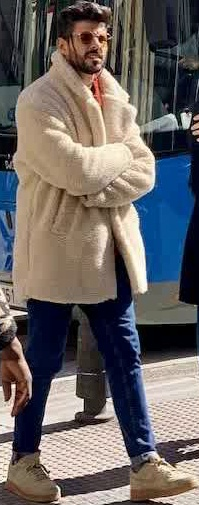
#> input picture data/eval_workers/EMP-01/eval_0.jpg, 199 x 505 px
$ python -i quality_checker.py   (imports and definitions only)   (older library calls are emulated)
#> lines starting #> are read from the running program, lines starting #| are printed output that depends on the picture
"""
Image Quality & Presentation-Attack (Anti-Spoofing) Verification Module
Performs real-time biometric and image quality diagnostics on worker registration photos
and live camera crops:
- Blur / Sharpness check (Laplacian variance)
- Illumination & Glare check (Histogram brightness and contrast)
- Resolution & Aspect ratio check
- Presentation-attack / Screen display detection (Moiré pattern & high-frequency analysis)
"""

from dataclasses import dataclass
from typing import Dict, List, Optional, Tuple
import cv2
import numpy as np


@dataclass
class QualityCheckResult:
    is_valid: bool
    issues: List[str]
    metrics: Dict[str, float]
    presentation_attack_detected: bool = False
    warning: Optional[str] = None


class WorkerImageQualityChecker:
    """
    Evaluates uploaded worker portraits and webcam crops against industrial biometric quality standards.
    """

    def __init__(
        self,
        min_blur_score: float = 65.0,
        min_brightness: float = 40.0,
        max_brightness: float = 230.0,
        min_contrast: float = 25.0,
        min_dimension: int = 80,
    ):
#> further down, picture is the input picture: shape (505, 199, 3); mean B, G, R 98.7, 100.2, 106.1
        self.min_blur_score = min_blur_score
        self.min_brightness = min_brightness
        self.max_brightness = max_brightness
        self.min_contrast = min_contrast
        self.min_dimension = min_dimension

    def evaluate_image(self, image: np.ndarray, is_registration: bool = True) -> QualityCheckResult:
        """
        Runs comprehensive image quality and anti-spoofing diagnostics.
        """
#> called with is_registration = True
        issues: List[str] = []
        metrics: Dict[str, float] = {}

        if image is None or image.size == 0:
            return QualityCheckResult(
                is_valid=False,
                issues=["Invalid or corrupt image file."],
                metrics={"blur_score": 0.0, "brightness": 0.0, "contrast": 0.0},
            )

        h, w = image.shape[:2]
#> h = 505; w = 199
        metrics["width"] = float(w)
        metrics["height"] = float(h)

        # 1. Dimension Check
        min_dim = self.min_dimension if is_registration else 40
        if w < min_dim or h < min_dim:
            issues.append(f"Image resolution too low ({w}x{h} px). Minimum required is {min_dim}x{min_dim} px.")

        # Convert to grayscale for frequency and illumination analysis
        if len(image.shape) == 3:
            gray = cv2.cvtColor(image, cv2.COLOR_BGR2GRAY)
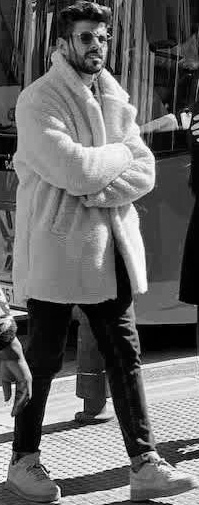
#> gray: shape (505, 199); min 0, max 254, mean 101.8
        else:
            gray = image.copy()

        # 2. Blur / Sharpness Check (Laplacian Variance)
        laplacian_var = float(cv2.Laplacian(gray, cv2.CV_64F).var())
#> laplacian_var = 2235.9
        metrics["blur_score"] = round(laplacian_var, 1)

        blur_threshold = self.min_blur_score if is_registration else 25.0
        if laplacian_var < blur_threshold:
            issues.append(f"Image is too blurry (sharpness score: {laplacian_var:.1f}, min: {blur_threshold}). Please hold still or upload a sharper photo.")

        # 3. Illumination / Brightness Check
        mean_brightness = float(np.mean(gray))
#> mean_brightness = 101.8
        metrics["brightness"] = round(mean_brightness, 1)

        if mean_brightness < self.min_brightness:
            issues.append(f"Image lighting is too dark (brightness: {mean_brightness:.1f}, min: {self.min_brightness}). Ensure adequate light.")
        elif mean_brightness > self.max_brightness:
            issues.append(f"Image is overexposed with excessive glare (brightness: {mean_brightness:.1f}, max: {self.max_brightness}). Avoid harsh background light.")

        # 4. Contrast Check
        std_contrast = float(np.std(gray))
#> std_contrast = 71.61
        metrics["contrast"] = round(std_contrast, 1)
        if std_contrast < self.min_contrast:
            issues.append(f"Image has insufficient contrast (contrast: {std_contrast:.1f}). Subject details are washed out.")

        # 5. Presentation-Attack / Screen Detection (Anti-Spoofing)
        spoof_detected, spoof_score = self.detect_presentation_attack(image)
        metrics["spoof_score"] = round(spoof_score, 3)

        warning = None
        if spoof_detected:
            warning = "Possible presentation attack detected (screen reflection / moiré pattern). Live face recommended."
            if is_registration:
                # Flag but evaluate with other factors
                metrics["screen_pattern_risk"] = 1.0

        is_valid = len(issues) == 0

        return QualityCheckResult(
            is_valid=is_valid,
            issues=issues,
            metrics=metrics,
            presentation_attack_detected=spoof_detected,
            warning=warning,
        )

    def detect_presentation_attack(self, image: np.ndarray) -> Tuple[bool, float]:
        """
        Analyzes high-frequency periodicity (screen moiré patterns) and chromatic specular highlights
        characteristic of photographing a phone/monitor screen.
        """
        try:
            if image.shape[0] < 40 or image.shape[1] < 40:
                return False, 0.0

            gray = cv2.cvtColor(image, cv2.COLOR_BGR2GRAY) if len(image.shape) == 3 else image
            resized = cv2.resize(gray, (128, 128))
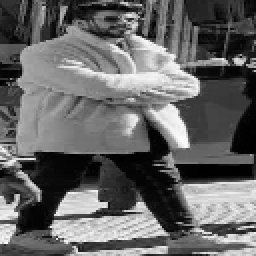
#> resized: shape (128, 128) (shown 2 times larger); min 0, max 253, mean 101.7

            # 2D Fast Fourier Transform to inspect periodic grid lines from electronic display matrices
            f = np.fft.fft2(resized)
            fshift = np.fft.fftshift(f)
            magnitude_spectrum = 20 * np.log(np.abs(fshift) + 1e-6)
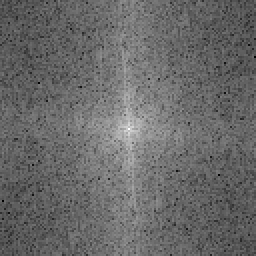
#> magnitude_spectrum: shape (128, 128) float64 (shown 2 times larger); min 56.34, max 286.5, mean 151.7; drawn with min black and max white

            # Analyze high-frequency energy ratio outside central DC component
            center = 64
            radius = 24
            y, x = np.ogrid[:128, :128]
            mask = (x - center) ** 2 + (y - center) ** 2 > radius ** 2
            high_freq_energy = np.mean(magnitude_spectrum[mask])
#> high_freq_energy = 148
            total_energy = np.mean(magnitude_spectrum)
#> total_energy = 151.7

            ratio = high_freq_energy / (total_energy + 1e-6)
#> ratio = 0.976

            # Check for chromatic banding / specular screen sheen
            if len(image.shape) == 3:
                hsv = cv2.cvtColor(image, cv2.COLOR_BGR2HSV)
#> hsv: shape (505, 199, 3); mean H, S, V 53.3, 99.2, 119.7
                v_channel = hsv[:, :, 2]
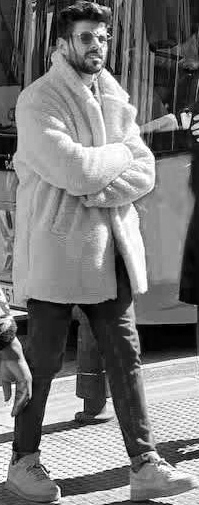
#> v_channel: shape (505, 199); min 0, max 255, mean 119.7
                s_channel = hsv[:, :, 1]
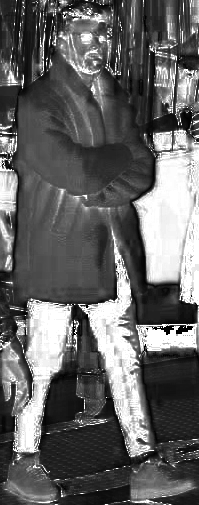
#> s_channel: shape (505, 199); min 0, max 255, mean 99.2
                # High brightness with zero saturation often indicates LCD backlight washout
                washout = np.count_nonzero((v_channel > 240) & (s_channel < 15)) / float(image.shape[0] * image.shape[1])
#> washout = 0.00405
            else:
                washout = 0.0

            spoof_score = float(ratio * 0.7 + washout * 3.0)
#> spoof_score = 0.695
            is_spoof = spoof_score > 1.35 and washout > 0.08
#> is_spoof = False

            return is_spoof, spoof_score
        except Exception:
            return False, 0.0


# Singleton instance
quality_checker = WorkerImageQualityChecker()

>>> import cv2
>>> picture = cv2.imread('../../data/eval_workers/EMP-01/eval_0.jpg')
>>> result = WorkerImageQualityChecker().evaluate_image(picture)
#> in evaluate_image, `spoof_detected, spoof_score = self.detect_presentation_attack(image)`: spoof_score = 0.695

$ run again, on data/eval_workers/EMP-01/eval_10.jpg
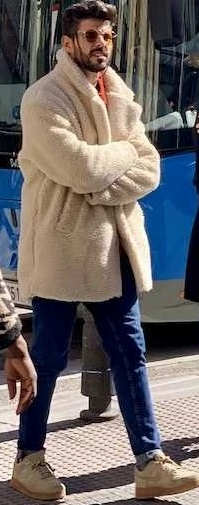
#> input picture data/eval_workers/EMP-01/eval_10.jpg, 199 x 505 px
#> picture is the input picture: shape (505, 199, 3); mean B, G, R 100, 100.5, 107
#> laplacian_var = 2319.4
#> mean_brightness = 102.4
#> std_contrast = 71.35
#> in detect_presentation_attack, `magnitude_spectrum = 20 * np.log(np.abs(fshift) + 1e-6)`:
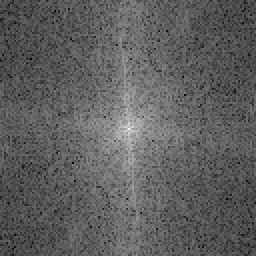
#> magnitude_spectrum: shape (128, 128) float64 (shown 2 times larger); min 71.2, max 286.7, mean 151.6; drawn with min black and max white
#> high_freq_energy = 147.8
#> total_energy = 151.6
#> ratio = 0.975
#> hsv: shape (505, 199, 3); mean H, S, V 55.1, 97.2, 120.8
#> in detect_presentation_attack, `s_channel = hsv[:, :, 1]`:
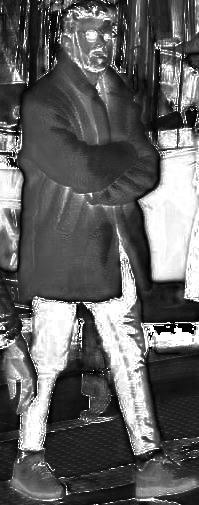
#> s_channel: shape (505, 199); min 0, max 255, mean 97.2
#> washout = 0.00421
#> in detect_presentation_attack, `spoof_score = float(ratio * 0.7 + washout * 3.0)`: spoof_score = 0.695
#> is_spoof = False
#> in evaluate_image, `spoof_detected, spoof_score = self.detect_presentation_attack(image)`: spoof_score = 0.695
